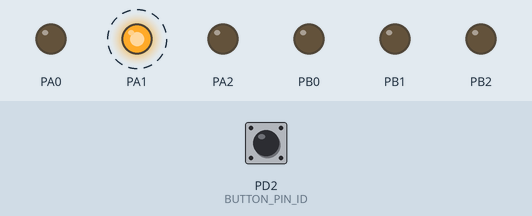
Simulated run of this program. Board: ATmega32, built with avr-gcc and emulated at 1 MHz. On the bench: output pins drawn as LEDs (lit = HIGH). Dashed ring = blinking. The test bench sets the inputs (shaded band); at power-on: PD2 (BUTTON_PIN_ID) HIGH.

Above: at 1.2 s.
1.3 s: PD2 (BUTTON_PIN_ID) pulled LOW for 0.15 s
At 7.0 s:
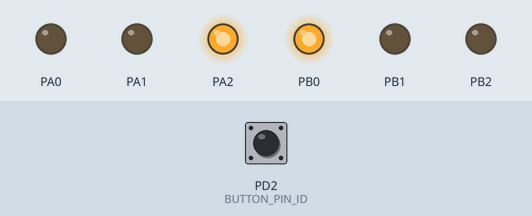
At 16.7 s:
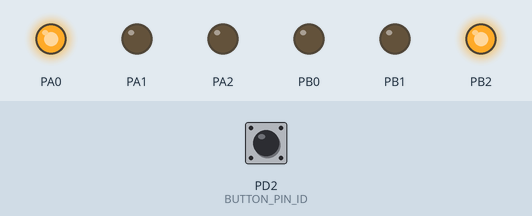
Timing chart, 0 to 38.2 s (numbered marks = the images above; inputs shaded):
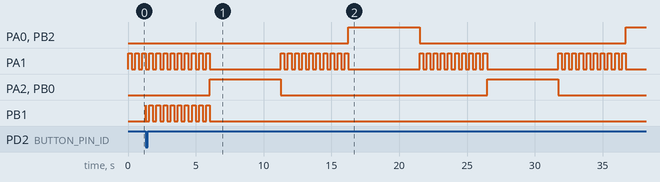

Measured:
- after the input at 1.3 s, PB1: LOW → HIGH at once, then repeats every 0.53 s: LOW 0.26 s, HIGH 0.26 s, until it stays LOW from 6.0 s
- by itself, PA1: repeats every 10.2 s: 8 × (HIGH 0.26 s, LOW 0.26 s), HIGH 0.26 s, LOW 5.2 s, HIGH 0.26 s, LOW 0.26 s
- by itself, PA2, PB0: alternates HIGH for 5.2 s and LOW for 15.2 s

The program:

main.c
```c
/*******************************************************************************
* [File Name]:   main.c
*
* [Description]:  On-demand Traffic Light Control.
*
* [Author]:    Mohamed Saeed
*
********************************************************************************/

/*******************************************************************************
 *                                  Includes
 *******************************************************************************/

#include "src/APP/app.h"

/*******************************************************************************
 *                                Main Function
 *******************************************************************************/

int main(void)
{
	APP_init();

	APP_start();
}
```

app.c
```c
/*******************************************************************************
 * [Module Name]: app.c
 *
 * [Description]: Source file that contain Implementation Functions for Applications.
 *
 * [Author]: Mohamed Saeed
 *******************************************************************************/

/*******************************************************************************
 *                                  Includes
 *******************************************************************************/

#include "app.h"
#include "../MCAL/EX_INTERRUPT/ex_interrupt.h"
#include "../MCAL/G_INTERRUPT/g_interrupt.h"
#include "../MCAL/TIMER/timer.h"
#include "../EHAL/LED/led.h"
#include "../EHAL/BUTTON/button.h"

/*******************************************************************************
 *                               Global Variable
 *******************************************************************************/

volatile uint8 buttonFlag = FALSE;

volatile uint8 ledFlag = FALSE;
volatile uint8 ledCount = 0;

volatile uint8 ledPedstrianFlag = FALSE;
volatile uint8 ledPedstrianCount = 0;

uint8 red = 0;
uint8 yellowBeforeRed = 0;
uint8 yellowBeforeGreen = 0;
uint8 green = 0;

/*******************************************************************************
 *                                private Function
 *******************************************************************************/

/*
 * [Function Name]: APP_yellowLed
 * [Description]  : This a private function is responsible to start the yellow light in traffic
 * 					of car and if person press the button it also blinking both the yellow light
 * 					of Pedestrian and car in traffic.
 * [Args]  : void
 * [Return]: void
 */
static void APP_yellowLed(void)
{
	if(buttonFlag == TRUE)
	{
		if(ledPedstrianFlag == FALSE)
		{
			ledCount = 0;
			ledPedstrianFlag = TRUE;
			ledPedstrianCount = 0;
		}

		if(ledPedstrianCount%2 == 0)
		{
			LED_TurnOff(RED_LED_PEDESTRIAN_ID);
			LED_TurnOn(YELLOW_LED_PEDESTRIAN_ID);
			LED_TurnOff(GREEN_LED_PEDESTRIAN_ID);
		}
		else
		{
			LED_TurnOff(RED_LED_PEDESTRIAN_ID);
			LED_TurnOff(YELLOW_LED_PEDESTRIAN_ID);
			LED_TurnOff(GREEN_LED_PEDESTRIAN_ID);
		}
	}

	if(ledCount%2 == 0)
	{
		LED_TurnOff(RED_LED_CAR_ID);
		LED_TurnOn(YELLOW_LED_CAR_ID);
		LED_TurnOff(GREEN_LED_CAR_ID);
	}
	else
	{
		LED_TurnOff(RED_LED_CAR_ID);
		LED_TurnOff(YELLOW_LED_CAR_ID);
		LED_TurnOff(GREEN_LED_CAR_ID);
	}
}

/*
 * [Function Name]: APP_redLed
 * [Description]  : This a private function is responsible to ON the red light in car traffic
 *              	and handle the case if person press the button.
 * [Args]  : void
 * [Return]: void
 */
static void APP_redLed(void)
{
	green = 0;

	ledFlag = TRUE;
	ledCount = 0;

	/* Blinking Yellow Led after 250ms for 5sec */
	while(ledCount <= 19)
	{
		yellowBeforeRed = 1;

		APP_yellowLed();

		/*
		 * break from while loop because the ledCount
		 * update to zero at the second increment in the timer ISR
		 * if don't check and break here the code stuck in the while
		 * because the ledCount don't increment to 20
		 */
		if(ledCount == 19)
		{
			break;
		}
	}

	ledFlag = TRUE;
	ledCount = 0;
	ledPedstrianFlag = TRUE;
	ledPedstrianCount = 0;

	while(ledFlag != FALSE)
	{
		red = 1;

		LED_TurnOn(RED_LED_CAR_ID);
		LED_TurnOff(YELLOW_LED_CAR_ID);
		LED_TurnOff(GREEN_LED_CAR_ID);

		LED_TurnOff(RED_LED_PEDESTRIAN_ID);
		LED_TurnOff(YELLOW_LED_PEDESTRIAN_ID);
		LED_TurnOn(GREEN_LED_PEDESTRIAN_ID);
	}

	LED_TurnOff(RED_LED_CAR_ID);
	LED_TurnOff(YELLOW_LED_CAR_ID);
	LED_TurnOff(GREEN_LED_CAR_ID);

	LED_TurnOff(RED_LED_PEDESTRIAN_ID);
	LED_TurnOff(YELLOW_LED_PEDESTRIAN_ID);
	LED_TurnOff(GREEN_LED_PEDESTRIAN_ID);

	yellowBeforeGreen = 0;
}

/*
 * [Function Name]: APP_greenLed
 * [Description]  : This a private function is responsible to ON the green light in car traffic
 *	                and handle the case if person press the button.
 * [Args]  : void
 * [Return]: void
 */
static void APP_greenLed(void)
{
	uint8 interrupt = 0;

	yellowBeforeGreen = 1;
	yellowBeforeRed = 0;
	red = 0;
	ledFlag = TRUE;
	ledCount = 0;

	/* Blinking Yellow Led after 250ms for 5sec */
	while(ledCount <= 19)
	{
		APP_yellowLed();

		if(buttonFlag == TRUE)
		{
			interrupt = 1;
		}

		/*
		 * break from while loop because the ledCount
		 * update to zero at the second increment in the timer ISR
		 * if don't check and break here the code stuck in the while
		 * because the ledCount don't increment to 20
		 */
		if(ledCount == 19)
		{
			break;
		}
	}

	ledFlag = TRUE;
	ledCount = 0;
	ledPedstrianFlag = TRUE;
	ledPedstrianCount = 0;
	green = 1;

	while((ledFlag != FALSE) && (buttonFlag == FALSE))
	{
		yellowBeforeGreen = 0;

		LED_TurnOff(RED_LED_CAR_ID);
		LED_TurnOff(YELLOW_LED_CAR_ID);
		LED_TurnOn(GREEN_LED_CAR_ID);

		LED_TurnOn(RED_LED_PEDESTRIAN_ID);
		LED_TurnOff(YELLOW_LED_PEDESTRIAN_ID);
		LED_TurnOff(GREEN_LED_PEDESTRIAN_ID);
	}

	if(interrupt == 1)
	{
		yellowBeforeGreen = 1;
	}

	LED_TurnOff(RED_LED_CAR_ID);
	LED_TurnOff(YELLOW_LED_CAR_ID);
	LED_TurnOff(GREEN_LED_CAR_ID);

	LED_TurnOff(RED_LED_PEDESTRIAN_ID);
	LED_TurnOff(YELLOW_LED_PEDESTRIAN_ID);
	LED_TurnOff(GREEN_LED_PEDESTRIAN_ID);
}


/*******************************************************************************
 *                      		Functions Definitions
 *******************************************************************************/

/*
 * [Function Name]: APP_init
 * [Description]  : This function is responsible to initialize the application.
 * [Args]  : void
 * [Return]: void
 */
void APP_init(void)
{
	TIMER0_SetCallBack(APP_timerCarLed);
	TIMER2_SetCallBack(APP_timerPedestrianLed);
	TIMER_Init();

	Ex_INT0_SetCallBack(APP_intCase);
	Ex_INT_Init();

	GI_Enable();

	BUTTON_Init();
}

/*
 * [Function Name]: APP_start
 * [Description]  : This function is responsible to start the application.
 * [Args]  : void
 * [Return]: void
 */
void APP_start(void)
{
	while(1)
	{
		if(buttonFlag == FALSE)
		{
			APP_normalMode();
		}
		else
		{
			APP_pedestrianMode();
		}
	}
}

/*
 * [Function Name]: APP_normalMode
 * [Description]  : This function is responsible to work the Led's of traffic for car
 *              	like in real life (yellow -> red -> yellow -> green).
 * [Args]  : void
 * [Return]: void
 */
void APP_normalMode(void)
{
	if(red == 1)
	{
		APP_greenLed();
	}
	else
	{
		APP_redLed();
	}
}

/*
 * [Function Name]: APP_pedestrianMode
 * [Description]  : This function is responsible to work the traffic of pedestrian when person
 *              	Press the button.
 * [Args]  : void
 * [Return]: void
 */
void APP_pedestrianMode(void)
{
	if(buttonFlag == TRUE)
	{
		APP_firstCase();
		APP_secondCase();
		buttonFlag = FALSE;
	}
}

/*
 * [Function Name]: APP_firstCase
 * [Description]  : This function is responsible to handle the balance between the two Traffic
 *              	when the person press the Button when traffic of car was in Green light
 *             		or yellow light.
 * [Args]  : void
 * [Return]: void
 */
void APP_firstCase(void)
{
	if(green == 1)
	{
		ledFlag = TRUE;
		ledCount = 0;
		ledPedstrianFlag = TRUE;
		ledPedstrianCount = 0;

		/* Blinking Yellow Led after 250ms for 5sec */
		if(yellowBeforeGreen != 1)
		{
			while((ledCount <= 19) || (ledPedstrianCount <= 19))
			{
				if(buttonFlag == TRUE)
				{
					if(ledPedstrianFlag == FALSE)
					{
						ledCount = 0;
						ledPedstrianFlag = TRUE;
						ledPedstrianCount = 0;
					}

					if(ledPedstrianCount%2 == 0)
					{
						LED_TurnOff(RED_LED_PEDESTRIAN_ID);
						LED_TurnOn(YELLOW_LED_PEDESTRIAN_ID);
						LED_TurnOff(GREEN_LED_PEDESTRIAN_ID);
					}
					else
					{
						LED_TurnOff(RED_LED_PEDESTRIAN_ID);
						LED_TurnOff(YELLOW_LED_PEDESTRIAN_ID);
						LED_TurnOff(GREEN_LED_PEDESTRIAN_ID);
					}
				}

				if(ledCount%2 == 0)
				{
					LED_TurnOff(RED_LED_CAR_ID);
					LED_TurnOn(YELLOW_LED_CAR_ID);
					LED_TurnOff(GREEN_LED_CAR_ID);
				}
				else
				{
					LED_TurnOff(RED_LED_CAR_ID);
					LED_TurnOff(YELLOW_LED_CAR_ID);
					LED_TurnOff(GREEN_LED_CAR_ID);
				}

				/*
				 * break from while loop because the ledCount
				 * update to zero at the second increment in the timer ISR
				 * if don't check and break here the code stuck in the while
				 * because the ledCount don't increment to 20
				 */
				if(ledCount == 19 || ledPedstrianCount == 19)
				{
					break;
				}
			}
		}

		ledFlag = TRUE;
		ledCount = 0;
		ledPedstrianFlag = TRUE;
		ledPedstrianCount = 0;

		while((ledFlag != FALSE) && (ledPedstrianFlag != FALSE))
		{
			red = 1;

			LED_TurnOn(RED_LED_CAR_ID);
			LED_TurnOff(YELLOW_LED_CAR_ID);
			LED_TurnOff(GREEN_LED_CAR_ID);

			LED_TurnOff(RED_LED_PEDESTRIAN_ID);
			LED_TurnOff(YELLOW_LED_PEDESTRIAN_ID);
			LED_TurnOn(GREEN_LED_PEDESTRIAN_ID);

			/*
			 * break from while loop because the ledCount
			 * update to zero at the second increment in the timer ISR
			 * if don't check and break here the code stuck in the while
			 * because the ledCount don't increment to 20
			 */
			if(ledCount == 19 || ledPedstrianCount == 19)
			{
				break;
			}
		}

		LED_TurnOff(RED_LED_CAR_ID);
		LED_TurnOff(YELLOW_LED_CAR_ID);
		LED_TurnOff(GREEN_LED_CAR_ID);

		LED_TurnOff(RED_LED_PEDESTRIAN_ID);
		LED_TurnOff(YELLOW_LED_PEDESTRIAN_ID);
		LED_TurnOff(GREEN_LED_PEDESTRIAN_ID);

		buttonFlag = FALSE;
	}
}

/*
 * [Function Name]: APP_secondCase
 * [Description]  : This function is responsible to handle the balance between the two Traffic
 *              	when the person press the Button when traffic of car was in Red light.
 * [Args]  : void
 * [Return]: void
 */
void APP_secondCase(void)
{
	if(red == 1)
	{
		buttonFlag = FALSE;
	}
}

/*
 * [Function Name]: APP_intCase
 * [Description]  : This function is responsible to handle the button is pressed or not by
 * 					External Interrupt and call the function in (ISR).
 * [Args]  : void
 * [Return]: void
 */
void APP_intCase(void)
{
	buttonFlag = TRUE;
}

/*
 * [Function Name]: APP_timerCarLed
 * [Description]  : This function is responsible to handle the time of Car led on by timer and call the function in (ISR).
 * [Args]  : void
 * [Return]: void
 */
void APP_timerCarLed(void)
{
	if(ledFlag == TRUE)
	{
		ledCount++;
		if(ledCount == 20)
		{
			ledFlag = FALSE;
			ledCount = 0;
		}
	}
}

/*
 * [Function Name]: APP_timerPedestrianLed
 * [Description]  : This function is responsible to handle the time of Pedestrian led on by timer and call the function in (ISR).
 * [Args]  : void
 * [Return]: void
 */
void APP_timerPedestrianLed(void)
{
	if(ledPedstrianFlag == TRUE)
	{
		ledPedstrianCount++;

		if(ledPedstrianCount == 20)
		{
			ledPedstrianFlag = FALSE;
			ledPedstrianFlag = 0;
		}
	}

}
```

app.h
```c
/*******************************************************************************
 * [Module Name]: app.h
 *
 * [Description]: Header file that contain Functions Prototypes for Applications.
 *
 * [Author]: Mohamed Saeed
 *******************************************************************************/

#ifndef SRC_APP_APP_H_
#define SRC_APP_APP_H_

/*******************************************************************************
 *                                  Includes
 *******************************************************************************/

#include "../utils/std_types.h"

/*******************************************************************************
 *                     		 	Functions Prototypes                           *
 *******************************************************************************/

/*
 * [Function Name]: APP_init
 * [Description]  : This function is responsible to initialize the application.
 * [Args]  : void
 * [Return]: void
 */
void APP_init(void);

/*
 * [Function Name]: APP_start
 * [Description]  : This function is responsible to start the application.
 * [Args]  : void
 * [Return]: void
 */
void APP_start(void);

/*
 * [Function Name]: APP_normalMode
 * [Description]  : This function is responsible to work the Led's of traffic for car
 *              	like in real life (yellow -> red -> yellow -> green).
 * [Args]  : void
 * [Return]: void
 */
void APP_normalMode(void);

/*
 * [Function Name]: APP_pedestrianMode
 * [Description]  : This function is responsible to work the traffic of pedestrian when person
 *              	Press the button.
 * [Args]  : void
 * [Return]: void
 */
void APP_pedestrianMode(void);

/*
 * [Function Name]: APP_firstCase
 * [Description]  : This function is responsible to handle the balance between the two Traffic
 *              	when the person press the Button when traffic of car was in Green light
 *             		or yellow light.
 * [Args]  : void
 * [Return]: void
 */
void APP_firstCase(void);

/*
 * [Function Name]: APP_secondCase
 * [Description]  : This function is responsible to handle the balance between the two Traffic
 *              	when the person press the Button when traffic of car was in Red light.
 * [Args]  : void
 * [Return]: void
 */
void APP_secondCase(void);

/*
 * [Function Name]: APP_intCase
 * [Description]  : This function is responsible to handle the button is pressed or not by
 * 					External Interrupt and call the function in (ISR).
 * [Args]  : void
 * [Return]: void
 */
void APP_intCase(void);

/*
 * [Function Name]: APP_timerCarLed
 * [Description]  : This function is responsible to handle the time of Car led on by timer and call the function in (ISR).
 * [Args]  : void
 * [Return]: void
 */
void APP_timerCarLed(void);

/*
 * [Function Name]: APP_timerPedestrianLed
 * [Description]  : This function is responsible to handle the time of Pedestrian led on by timer and call the function in (ISR).
 * [Args]  : void
 * [Return]: void
 */
void APP_timerPedestrianLed(void);

#endif /* SRC_APP_APP_H_ */
```

button.c
```c
/*******************************************************************************
 * [ File Name ]: button.c
 *
 * [Description]: Source File that contain implementation functions for Button.
 *
 * [   Author  ]: Mohamed Saeed
 *
 *******************************************************************************/

/*------------------------------------------------------------------------------
 *                                  Includes
 -------------------------------------------------------------------------------*/

#include "button.h"
#include "../../MCAL/GPIO/gpio.h"

/*------------------------------------------------------------------------------
 *                               FUNCTIONS IMPLEMENTATION
 *------------------------------------------------------------------------------*/

void BUTTON_Init(void)
{
	GPIO_SetPinDir(BUTTON_PORT_ID, BUTTON_PIN_ID, pin_input);
#if(BUTTON1_PULL == EXT_PULL_DOWN)
	GPIO_WritePin(BUTTON_PORT_ID, BUTTON_PIN_ID, logic_low);
#elif(BUTTON1_PULL == EXT_PULL_UP)
	GPIO_WritePin(BUTTON_PORT_ID, BUTTON_PIN_ID, logic_high);
#elif(BUTTON1_PULL == INT_PULL_UP)
	GPIO_WritePin(BUTTON_PORT_ID, BUTTON_PIN_ID, logic_high);
#endif

}

EN_Button_State_t BUTTON_IsPressed(void)
{
#if(BUTTON1_PULL == EXT_PULL_DOWN)
	if(GPIO_ReadPin(BUTTON_PORT_ID, BUTTON_PIN_ID))
	{
		return pressed;
	}
	else
	{
		return unpressed;
	}
#elif(BUTTON1_PULL == EXT_PULL_UP)
	if(GPIO_ReadPin(BUTTON_PORT_ID, BUTTON_PIN_ID))
	{
		return unpressed;
	}
	else
	{
		return pressed;
	}
#elif(BUTTON1_PULL == INT_PULL_UP)
	if(GPIO_ReadPin(BUTTON_PORT_ID, BUTTON_PIN_ID))
	{
		return unpressed;
	}
	else
	{
		return pressed;
	}
#endif
}
```

button.h
```c
/*******************************************************************************
 * [ File Name ]: button.h
 *
 * [Description]: Header File that contain functions prototypes for Button.
 *
 * [   Author  ]: Mohamed Saeed
 *
 *******************************************************************************/

#ifndef SRC_EHAL_BUTTON_BUTTON_H_
#define SRC_EHAL_BUTTON_BUTTON_H_

/*------------------------------------------------------------------------------
 *                                  Includes
 -------------------------------------------------------------------------------*/

#include "../../utils/std_types.h"

/*------------------------------------------------------------------------------
 *                              Definitions & Configuration
 -------------------------------------------------------------------------------*/

#define INT_PULL_UP			0
#define EXT_PULL_UP     	1
#define EXT_PULL_DOWN 	  	2

typedef enum
{
	unpressed,
	pressed

}EN_Button_State_t;

#define BUTTON_PORT_ID			PORTD_ID
#define BUTTON_PIN_ID			PIN2_ID
#define	BUTTON1_CONFIG			EXT_PULL_DOWN

/*------------------------------------------------------------------------------
 *                             Function Prototype
 -------------------------------------------------------------------------------*/

void BUTTON_Init(void);
EN_Button_State_t BUTTON_IsPressed(void);

#endif /* SRC_EHAL_BUTTON_BUTTON_H_ */
```

Source omitted: led.c (4992 bytes), led.h (1883 bytes), ex_interrupt.c (5210 bytes), ex_interrupt.h (3449 bytes), ex_interrupt_private.h (3243 bytes), gpio.c (12564 bytes), gpio.h (6905 bytes), gpio_private.h (1641 bytes), g_interrupt.c (1261 bytes), g_interrupt.h (1034 bytes), g_interrupt_private.h (1136 bytes), timer.c (27339 bytes) and 4 more
